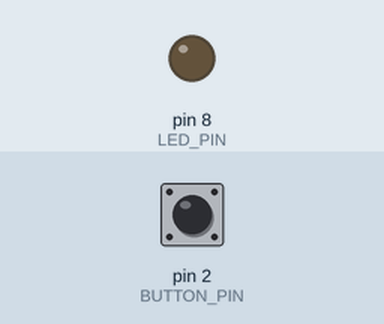
The sketch below on a simulated Arduino Uno, built with avr-gcc and run on an emulated ATmega328P. Shown: output pins drawn as LEDs (lit = HIGH). Inputs (shaded band) come from the test bench; at power-on: pin 2 (BUTTON_PIN) HIGH.

Above: at 1.2 s.
1.3 s: pin 2 (BUTTON_PIN) pulled LOW for 0.15 s
At 1.37 s:
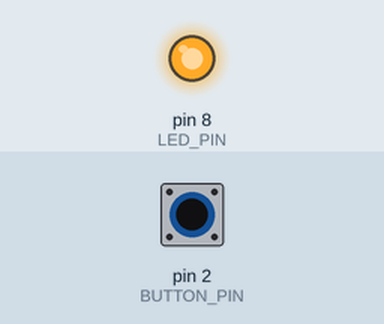
2.9 s: pin 2 (BUTTON_PIN) pulled LOW for 3.2 s
At 7.4 s:
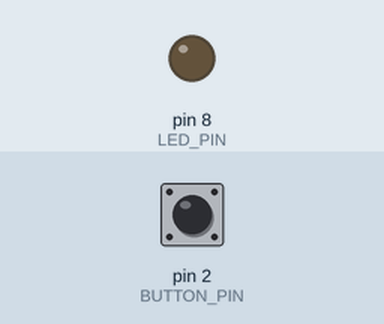
Timing chart, 0 to 8.9 s (numbered marks = the images above; inputs shaded):
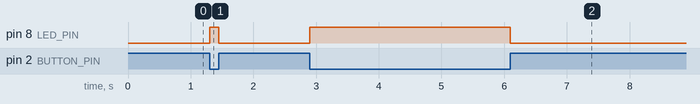

The sketch:

button_led.ino
```cpp
// Lesson 02, Part D — button controls the LED (core build)
// Wiring: pin 8 -> 220 ohm -> LED anode; LED cathode -> GND.
//         button between pin 2 and GND (INPUT_PULLUP: pressed = LOW).

const int LED_PIN = 8;
const int BUTTON_PIN = 2;

void setup() {
  pinMode(LED_PIN, OUTPUT);
  pinMode(BUTTON_PIN, INPUT_PULLUP);  // built-in pull-up: no resistor needed
}

void loop() {
  int state = digitalRead(BUTTON_PIN);

  if (state == LOW) {          // LOW = pressed (pull-up logic!)
    digitalWrite(LED_PIN, HIGH);
  } else {
    digitalWrite(LED_PIN, LOW);
  }
}
```

Measured:
- after the input at 1.3 s, pin 8 (LED_PIN): LOW → HIGH at once, → LOW 0.15 s later
- after the input at 2.9 s, pin 8 (LED_PIN): LOW → HIGH at once, → LOW 3.2 s later
